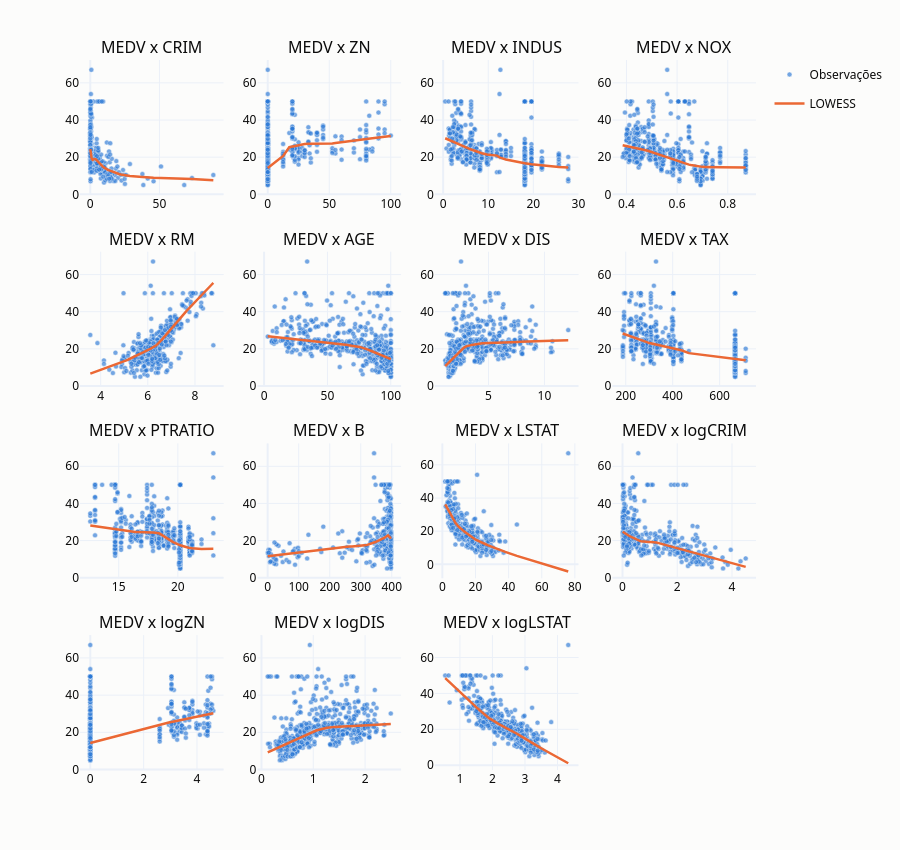

The cell this chart's notebook holds for it:
### Markdown cell above
## **Parte 3: Relação de cada preditor com MEDV**

### Code cell
variaveis_regplot = ['CRIM', 'ZN', 'INDUS', 'NOX', 'RM', 'AGE', 'DIS', 'TAX',
       'PTRATIO', 'B', 'LSTAT', "logCRIM", "logZN", "logDIS", "logLSTAT"]

gerar_subplot_regplot(
    variaveis=variaveis_regplot,
    y='MEDV',
    size=(15, 10),
    name='MEDV_vs_variaveis'
)

### Figure 1 — Plotly figure (JSON) as saved in the notebook; plotly's stock layout.template omitted (floating-point values rounded to 4 significant figures; data arrays with more than 128 entries replaced by an {"elided": "..."} marker saying what was removed)
{"data": [{"hovertemplate": "%{hovertext}<extra></extra>", "hovertext": {"elided": "511 str values"}, "legendgroup": "Observações", "marker": {"color": "#2a78d6", "line": {"color": "#fcfcfb", "width": 0.5}, "opacity": 0.65, "size": 5}, "mode": "markers", "name": "Observações", "showlegend": true, "type": "scatter", "x": {"elided": "511 float values"}, "xaxis": "x", "y": {"elided": "511 float values"}, "yaxis": "y"}, {"hovertemplate": "LOWESS<br>x = %{x:.3f}<br>y = %{y:.3f}<extra></extra>", "legendgroup": "LOWESS", "line": {"color": "#eb6834", "width": 2.5}, "mode": "lines", "name": "LOWESS", "showlegend": true, "type": "scatter", "x": {"elided": "511 float values"}, "xaxis": "x", "y": {"elided": "511 float values"}, "yaxis": "y"}, {"hovertemplate": "%{hovertext}<extra></extra>", "hovertext": {"elided": "511 str values"}, "legendgroup": "Observações", "marker": {"color": "#2a78d6", "line": {"color": "#fcfcfb", "width": 0.5}, "opacity": 0.65, "size": 5}, "mode": "markers", "name": "Observações", "showlegend": false, "type": "scatter", "x": {"elided": "511 float values"}, "xaxis": "x2", "y": {"elided": "511 float values"}, "yaxis": "y2"}, {"hovertemplate": "LOWESS<br>x = %{x:.3f}<br>y = %{y:.3f}<extra></extra>", "legendgroup": "LOWESS", "line": {"color": "#eb6834", "width": 2.5}, "mode": "lines", "name": "LOWESS", "showlegend": false, "type": "scatter", "x": {"elided": "511 float values"}, "xaxis": "x2", "y": {"elided": "511 float values"}, "yaxis": "y2"}, {"hovertemplate": "%{hovertext}<extra></extra>", "hovertext": {"elided": "511 str values"}, "legendgroup": "Observações", "marker": {"color": "#2a78d6", "line": {"color": "#fcfcfb", "width": 0.5}, "opacity": 0.65, "size": 5}, "mode": "markers", "name": "Observações", "showlegend": false, "type": "scatter", "x": {"elided": "511 float values"}, "xaxis": "x3", "y": {"elided": "511 float values"}, "yaxis": "y3"}, {"hovertemplate": "LOWESS<br>x = %{x:.3f}<br>y = %{y:.3f}<extra></extra>", "legendgroup": "LOWESS", "line": {"color": "#eb6834", "width": 2.5}, "mode": "lines", "name": "LOWESS", "showlegend": false, "type": "scatter", "x": {"elided": "511 float values"}, "xaxis": "x3", "y": {"elided": "511 float values"}, "yaxis": "y3"}, {"hovertemplate": "%{hovertext}<extra></extra>", "hovertext": {"elided": "511 str values"}, "legendgroup": "Observações", "marker": {"color": "#2a78d6", "line": {"color": "#fcfcfb", "width": 0.5}, "opacity": 0.65, "size": 5}, "mode": "markers", "name": "Observações", "showlegend": false, "type": "scatter", "x": {"elided": "511 float values"}, "xaxis": "x4", "y": {"elided": "511 float values"}, "yaxis": "y4"}, {"hovertemplate": "LOWESS<br>x = %{x:.3f}<br>y = %{y:.3f}<extra></extra>", "legendgroup": "LOWESS", "line": {"color": "#eb6834", "width": 2.5}, "mode": "lines", "name": "LOWESS", "showlegend": false, "type": "scatter", "x": {"elided": "511 float values"}, "xaxis": "x4", "y": {"elided": "511 float values"}, "yaxis": "y4"}, {"hovertemplate": "%{hovertext}<extra></extra>", "hovertext": {"elided": "506 str values"}, "legendgroup": "Observações", "marker": {"color": "#2a78d6", "line": {"color": "#fcfcfb", "width": 0.5}, "opacity": 0.65, "size": 5}, "mode": "markers", "name": "Observações", "showlegend": false, "type": "scatter", "x": {"elided": "506 float values"}, "xaxis": "x5", "y": {"elided": "506 float values"}, "yaxis": "y5"}, {"hovertemplate": "LOWESS<br>x = %{x:.3f}<br>y = %{y:.3f}<extra></extra>", "legendgroup": "LOWESS", "line": {"color": "#eb6834", "width": 2.5}, "mode": "lines", "name": "LOWESS", "showlegend": false, "type": "scatter", "x": {"elided": "506 float values"}, "xaxis": "x5", "y": {"elided": "506 float values"}, "yaxis": "y5"}, {"hovertemplate": "%{hovertext}<extra></extra>", "hovertext": {"elided": "511 str values"}, "legendgroup": "Observações", "marker": {"color": "#2a78d6", "line": {"color": "#fcfcfb", "width": 0.5}, "opacity": 0.65, "size": 5}, "mode": "markers", "name": "Observações", "showlegend": false, "type": "scatter", "x": {"elided": "511 float values"}, "xaxis": "x6", "y": {"elided": "511 float values"}, "yaxis": "y6"}, {"hovertemplate": "LOWESS<br>x = %{x:.3f}<br>y = %{y:.3f}<extra></extra>", "legendgroup": "LOWESS", "line": {"color": "#eb6834", "width": 2.5}, "mode": "lines", "name": "LOWESS", "showlegend": false, "type": "scatter", "x": {"elided": "511 float values"}, "xaxis": "x6", "y": {"elided": "511 float values"}, "yaxis": "y6"}, {"hovertemplate": "%{hovertext}<extra></extra>", "hovertext": {"elided": "511 str values"}, "legendgroup": "Observações", "marker": {"color": "#2a78d6", "line": {"color": "#fcfcfb", "width": 0.5}, "opacity": 0.65, "size": 5}, "mode": "markers", "name": "Observações", "showlegend": false, "type": "scatter", "x": {"elided": "511 float values"}, "xaxis": "x7", "y": {"elided": "511 float values"}, "yaxis": "y7"}, {"hovertemplate": "LOWESS<br>x = %{x:.3f}<br>y = %{y:.3f}<extra></extra>", "legendgroup": "LOWESS", "line": {"color": "#eb6834", "width": 2.5}, "mode": "lines", "name": "LOWESS", "showlegend": false, "type": "scatter", "x": {"elided": "511 float values"}, "xaxis": "x7", "y": {"elided": "511 float values"}, "yaxis": "y7"}, {"hovertemplate": "%{hovertext}<extra></extra>", "hovertext": {"elided": "511 str values"}, "legendgroup": "Observações", "marker": {"color": "#2a78d6", "line": {"color": "#fcfcfb", "width": 0.5}, "opacity": 0.65, "size": 5}, "mode": "markers", "name": "Observações", "showlegend": false, "type": "scatter", "x": {"elided": "511 int values"}, "xaxis": "x8", "y": {"elided": "511 float values"}, "yaxis": "y8"}, {"hovertemplate": "LOWESS<br>x = %{x:.3f}<br>y = %{y:.3f}<extra></extra>", "legendgroup": "LOWESS", "line": {"color": "#eb6834", "width": 2.5}, "mode": "lines", "name": "LOWESS", "showlegend": false, "type": "scatter", "x": {"elided": "511 float values"}, "xaxis": "x8", "y": {"elided": "511 float values"}, "yaxis": "y8"}, {"hovertemplate": "%{hovertext}<extra></extra>", "hovertext": {"elided": "511 str values"}, "legendgroup": "Observações", "marker": {"color": "#2a78d6", "line": {"color": "#fcfcfb", "width": 0.5}, "opacity": 0.65, "size": 5}, "mode": "markers", "name": "Observações", "showlegend": false, "type": "scatter", "x": {"elided": "511 float values"}, "xaxis": "x9", "y": {"elided": "511 float values"}, "yaxis": "y9"}, {"hovertemplate": "LOWESS<br>x = %{x:.3f}<br>y = %{y:.3f}<extra></extra>", "legendgroup": "LOWESS", "line": {"color": "#eb6834", "width": 2.5}, "mode": "lines", "name": "LOWESS", "showlegend": false, "type": "scatter", "x": {"elided": "511 float values"}, "xaxis": "x9", "y": {"elided": "511 float values"}, "yaxis": "y9"}, {"hovertemplate": "%{hovertext}<extra></extra>", "hovertext": {"elided": "511 str values"}, "legendgroup": "Observações", "marker": {"color": "#2a78d6", "line": {"color": "#fcfcfb", "width": 0.5}, "opacity": 0.65, "size": 5}, "mode": "markers", "name": "Observações", "showlegend": false, "type": "scatter", "x": {"elided": "511 float values"}, "xaxis": "x10", "y": {"elided": "511 float values"}, "yaxis": "y10"}, {"hovertemplate": "LOWESS<br>x = %{x:.3f}<br>y = %{y:.3f}<extra></extra>", "legendgroup": "LOWESS", "line": {"color": "#eb6834", "width": 2.5}, "mode": "lines", "name": "LOWESS", "showlegend": false, "type": "scatter", "x": {"elided": "511 float values"}, "xaxis": "x10", "y": {"elided": "511 float values"}, "yaxis": "y10"}, {"hovertemplate": "%{hovertext}<extra></extra>", "hovertext": {"elided": "511 str values"}, "legendgroup": "Observações", "marker": {"color": "#2a78d6", "line": {"color": "#fcfcfb", "width": 0.5}, "opacity": 0.65, "size": 5}, "mode": "markers", "name": "Observações", "showlegend": false, "type": "scatter", "x": {"elided": "511 float values"}, "xaxis": "x11", "y": {"elided": "511 float values"}, "yaxis": "y11"}, {"hovertemplate": "LOWESS<br>x = %{x:.3f}<br>y = %{y:.3f}<extra></extra>", "legendgroup": "LOWESS", "line": {"color": "#eb6834", "width": 2.5}, "mode": "lines", "name": "LOWESS", "showlegend": false, "type": "scatter", "x": {"elided": "511 float values"}, "xaxis": "x11", "y": {"elided": "511 float values"}, "yaxis": "y11"}, {"hovertemplate": "%{hovertext}<extra></extra>", "hovertext": {"elided": "511 str values"}, "legendgroup": "Observações", "marker": {"color": "#2a78d6", "line": {"color": "#fcfcfb", "width": 0.5}, "opacity": 0.65, "size": 5}, "mode": "markers", "name": "Observações", "showlegend": false, "type": "scatter", "x": {"elided": "511 float values"}, "xaxis": "x12", "y": {"elided": "511 float values"}, "yaxis": "y12"}, {"hovertemplate": "LOWESS<br>x = %{x:.3f}<br>y = %{y:.3f}<extra></extra>", "legendgroup": "LOWESS", "line": {"color": "#eb6834", "width": 2.5}, "mode": "lines", "name": "LOWESS", "showlegend": false, "type": "scatter", "x": {"elided": "511 float values"}, "xaxis": "x12", "y": {"elided": "511 float values"}, "yaxis": "y12"}, {"hovertemplate": "%{hovertext}<extra></extra>", "hovertext": {"elided": "511 str values"}, "legendgroup": "Observações", "marker": {"color": "#2a78d6", "line": {"color": "#fcfcfb", "width": 0.5}, "opacity": 0.65, "size": 5}, "mode": "markers", "name": "Observações", "showlegend": false, "type": "scatter", "x": {"elided": "511 float values"}, "xaxis": "x13", "y": {"elided": "511 float values"}, "yaxis": "y13"}, {"hovertemplate": "LOWESS<br>x = %{x:.3f}<br>y = %{y:.3f}<extra></extra>", "legendgroup": "LOWESS", "line": {"color": "#eb6834", "width": 2.5}, "mode": "lines", "name": "LOWESS", "showlegend": false, "type": "scatter", "x": {"elided": "511 float values"}, "xaxis": "x13", "y": {"elided": "511 float values"}, "yaxis": "y13"}, {"hovertemplate": "%{hovertext}<extra></extra>", "hovertext": {"elided": "511 str values"}, "legendgroup": "Observações", "marker": {"color": "#2a78d6", "line": {"color": "#fcfcfb", "width": 0.5}, "opacity": 0.65, "size": 5}, "mode": "markers", "name": "Observações", "showlegend": false, "type": "scatter", "x": {"elided": "511 float values"}, "xaxis": "x14", "y": {"elided": "511 float values"}, "yaxis": "y14"}, {"hovertemplate": "LOWESS<br>x = %{x:.3f}<br>y = %{y:.3f}<extra></extra>", "legendgroup": "LOWESS", "line": {"color": "#eb6834", "width": 2.5}, "mode": "lines", "name": "LOWESS", "showlegend": false, "type": "scatter", "x": {"elided": "511 float values"}, "xaxis": "x14", "y": {"elided": "511 float values"}, "yaxis": "y14"}, {"hovertemplate": "%{hovertext}<extra></extra>", "hovertext": {"elided": "511 str values"}, "legendgroup": "Observações", "marker": {"color": "#2a78d6", "line": {"color": "#fcfcfb", "width": 0.5}, "opacity": 0.65, "size": 5}, "mode": "markers", "name": "Observações", "showlegend": false, "type": "scatter", "x": {"elided": "511 float values"}, "xaxis": "x15", "y": {"elided": "511 float values"}, "yaxis": "y15"}, {"hovertemplate": "LOWESS<br>x = %{x:.3f}<br>y = %{y:.3f}<extra></extra>", "legendgroup": "LOWESS", "line": {"color": "#eb6834", "width": 2.5}, "mode": "lines", "name": "LOWESS", "showlegend": false, "type": "scatter", "x": {"elided": "511 float values"}, "xaxis": "x15", "y": {"elided": "511 float values"}, "yaxis": "y15"}], "layout": {"annotations": [{"font": {"size": 16}, "showarrow": false, "text": "MEDV x CRIM", "x": 0.1062, "xanchor": "center", "xref": "paper", "y": 1.0, "yanchor": "bottom", "yref": "paper"}, {"font": {"size": 16}, "showarrow": false, "text": "MEDV x ZN", "x": 0.3688, "xanchor": "center", "xref": "paper", "y": 1.0, "yanchor": "bottom", "yref": "paper"}, {"font": {"size": 16}, "showarrow": false, "text": "MEDV x INDUS", "x": 0.6313, "xanchor": "center", "xref": "paper", "y": 1.0, "yanchor": "bottom", "yref": "paper"}, {"font": {"size": 16}, "showarrow": false, "text": "MEDV x NOX", "x": 0.8938, "xanchor": "center", "xref": "paper", "y": 1.0, "yanchor": "bottom", "yref": "paper"}, {"font": {"size": 16}, "showarrow": false, "text": "MEDV x RM", "x": 0.1062, "xanchor": "center", "xref": "paper", "y": 0.73, "yanchor": "bottom", "yref": "paper"}, {"font": {"size": 16}, "showarrow": false, "text": "MEDV x AGE", "x": 0.3688, "xanchor": "center", "xref": "paper", "y": 0.73, "yanchor": "bottom", "yref": "paper"}, {"font": {"size": 16}, "showarrow": false, "text": "MEDV x DIS", "x": 0.6313, "xanchor": "center", "xref": "paper", "y": 0.73, "yanchor": "bottom", "yref": "paper"}, {"font": {"size": 16}, "showarrow": false, "text": "MEDV x TAX", "x": 0.8938, "xanchor": "center", "xref": "paper", "y": 0.73, "yanchor": "bottom", "yref": "paper"}, {"font": {"size": 16}, "showarrow": false, "text": "MEDV x PTRATIO", "x": 0.1062, "xanchor": "center", "xref": "paper", "y": 0.46, "yanchor": "bottom", "yref": "paper"}, {"font": {"size": 16}, "showarrow": false, "text": "MEDV x B", "x": 0.3688, "xanchor": "center", "xref": "paper", "y": 0.46, "yanchor": "bottom", "yref": "paper"}, {"font": {"size": 16}, "showarrow": false, "text": "MEDV x LSTAT", "x": 0.6313, "xanchor": "center", "xref": "paper", "y": 0.46, "yanchor": "bottom", "yref": "paper"}, {"font": {"size": 16}, "showarrow": false, "text": "MEDV x logCRIM", "x": 0.8938, "xanchor": "center", "xref": "paper", "y": 0.46, "yanchor": "bottom", "yref": "paper"}, {"font": {"size": 16}, "showarrow": false, "text": "MEDV x logZN", "x": 0.1062, "xanchor": "center", "xref": "paper", "y": 0.19, "yanchor": "bottom", "yref": "paper"}, {"font": {"size": 16}, "showarrow": false, "text": "MEDV x logDIS", "x": 0.3688, "xanchor": "center", "xref": "paper", "y": 0.19, "yanchor": "bottom", "yref": "paper"}, {"font": {"size": 16}, "showarrow": false, "text": "MEDV x logLSTAT", "x": 0.6313, "xanchor": "center", "xref": "paper", "y": 0.19, "yanchor": "bottom", "yref": "paper"}], "height": 850, "margin": {"t": 60}, "title": {}, "xaxis": {"anchor": "y", "domain": [0.0, 0.2125]}, "xaxis10": {"anchor": "y10", "domain": [0.2625, 0.475]}, "xaxis11": {"anchor": "y11", "domain": [0.525, 0.7375]}, "xaxis12": {"anchor": "y12", "domain": [0.7875, 1.0]}, "xaxis13": {"anchor": "y13", "domain": [0.0, 0.2125]}, "xaxis14": {"anchor": "y14", "domain": [0.2625, 0.475]}, "xaxis15": {"anchor": "y15", "domain": [0.525, 0.7375]}, "xaxis16": {"anchor": "y16", "domain": [0.7875, 1.0]}, "xaxis2": {"anchor": "y2", "domain": [0.2625, 0.475]}, "xaxis3": {"anchor": "y3", "domain": [0.525, 0.7375]}, "xaxis4": {"anchor": "y4", "domain": [0.7875, 1.0]}, "xaxis5": {"anchor": "y5", "domain": [0.0, 0.2125]}, "xaxis6": {"anchor": "y6", "domain": [0.2625, 0.475]}, "xaxis7": {"anchor": "y7", "domain": [0.525, 0.7375]}, "xaxis8": {"anchor": "y8", "domain": [0.7875, 1.0]}, "xaxis9": {"anchor": "y9", "domain": [0.0, 0.2125]}, "yaxis": {"anchor": "x", "domain": [0.81, 1.0]}, "yaxis10": {"anchor": "x10", "domain": [0.27, 0.46]}, "yaxis11": {"anchor": "x11", "domain": [0.27, 0.46]}, "yaxis12": {"anchor": "x12", "domain": [0.27, 0.46]}, "yaxis13": {"anchor": "x13", "domain": [0.0, 0.19]}, "yaxis14": {"anchor": "x14", "domain": [0.0, 0.19]}, "yaxis15": {"anchor": "x15", "domain": [0.0, 0.19]}, "yaxis16": {"anchor": "x16", "domain": [0.0, 0.19]}, "yaxis2": {"anchor": "x2", "domain": [0.81, 1.0]}, "yaxis3": {"anchor": "x3", "domain": [0.81, 1.0]}, "yaxis4": {"anchor": "x4", "domain": [0.81, 1.0]}, "yaxis5": {"anchor": "x5", "domain": [0.54, 0.73]}, "yaxis6": {"anchor": "x6", "domain": [0.54, 0.73]}, "yaxis7": {"anchor": "x7", "domain": [0.54, 0.73]}, "yaxis8": {"anchor": "x8", "domain": [0.54, 0.73]}, "yaxis9": {"anchor": "x9", "domain": [0.27, 0.46]}}}
